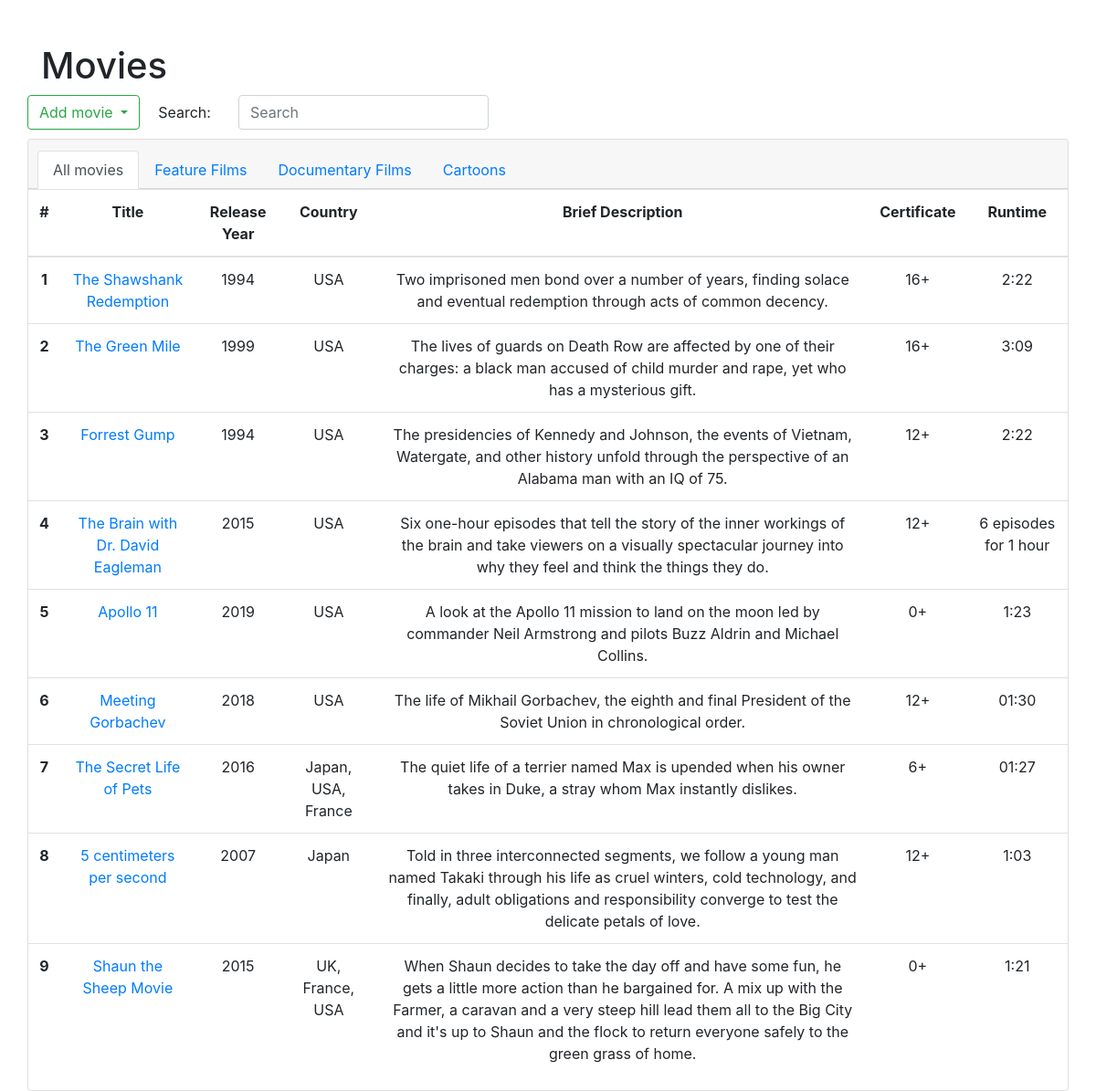
The page / on the database its author committed.
### tables this page shows
CREATE TABLE feature_films(
    id TEXT PRIMARY KEY,
    title TEXT NOT NULL,
    release_year INTEGER NOT NULL CHECK ( release_year > 1894 AND release_year < 2025 ),
    country TEXT NOT NULL,
    director TEXT NOT NULL,
    main_roles TEXT NOT NULL,
    genres TEXT NOT NULL,
    box_office INTEGER NOT NULL,
    brief_description TEXT NOT NULL,
    certificate TEXT NOT NULL,
    runtime TEXT NOT NULL,
    tags TEXT NOT NULL
);

CREATE TABLE documentary_films(
    id TEXT PRIMARY KEY,
    title TEXT NOT NULL,
    release_year INTEGER NOT NULL CHECK ( release_year > 1894 AND release_year < 2025 ),
    country TEXT NOT NULL,
    director TEXT NOT NULL,
    category TEXT NOT NULL,
    brief_description TEXT NOT NULL,
    certificate TEXT NOT NULL,
    runtime TEXT NOT NULL,
    tags TEXT NOT NULL
);

CREATE TABLE cartoons(
    id TEXT PRIMARY KEY,
    title TEXT NOT NULL,
    release_year INTEGER NOT NULL CHECK ( release_year > 1894 AND release_year < 2025 ),
    country TEXT NOT NULL,
    method_of_creation TEXT NOT NULL,
    director TEXT NOT NULL,
    genres TEXT NOT NULL,
    brief_description TEXT NOT NULL,
    certificate TEXT NOT NULL,
    duration TEXT NOT NULL,
    runtime TEXT NOT NULL,
    tags TEXT NOT NULL
);

### app/main.py (the view)
    @app.route("/", methods=['GET'])
    def index():
        films = db_films.get_films(db_films.open_db(db_url))
        search = request.args.get('search')
        if search:
            results = db_films.search_films_by_title(db_films.open_db(db_url), search)
            return render_template('index.html', film=results, search=search)
        return render_template('index.html', films=films)

### app/db_films.py (called while the page is built)
def open_db(url):
    db = sqlite3.connect(url)
    db.row_factory = sqlite3.Row
    return db

### app/templates/index.html (shortened to what this page needs)
<!doctype html>
<html lang="en">
<head>
    <link rel="stylesheet" href="https://stackpath.bootstrapcdn.com/bootstrap/4.3.1/css/bootstrap.min.css"
>
</head>
<body>
<div class="container">
    <div class="row">
        <div class="col pt-5">
            <h1>Movies</h1>
            <div class="row" style="margin-bottom: 10px">
                <div class="dropdown" style="margin-right: 5px">
                    <button class="btn btn-outline-success dropdown-toggle" type="button" id="dropdownMenuButton"
                            data-toggle="dropdown" aria-haspopup="true" aria-expanded="false">Add movie
                    </button>
                </div>
                <div><label for="search" class="col-sm-6 col-form-label">Search:</label></div>
                <form>
                <div class="col-md-12">
                    <input name="search" value="{{ search }}" type="search" class="form-control" id="search"
                           placeholder="Search">
                </div>
                </form>
            </div>
        </div>
            <div class="card text-center">
                <div class="card-header">
                    <ul class="nav nav-tabs card-header-tabs">
                        <li class="nav-item">
                            <a class="nav-link active" href="#">All movies</a>
                        </li>
                        <li class="nav-item">
                            <a class="nav-link" href="{{ url_for('index_feature') }}">Feature Films</a>
                        </li>
                        <li class="nav-item">
                            <a class="nav-link" href="{{ url_for('index_documentary') }}">Documentary Films</a>
                        </li>
                        <li class="nav-item">
                            <a class="nav-link" href="{{ url_for('index_cartoons') }}">Cartoons</a>
                        </li>
                    </ul>
              </div>
            <table class="table">
                <thread>
                    <tr>
                        <th scope="col">#</th>
                        <th scope="col">Title</th>
                        <th scope="col">Release Year</th>
                        <th scope="col">Country</th>
                        <th scope="col">Brief Description</th>
                        <th scope="col">Certificate</th>
                        <th scope="col">Runtime</th>
                    </tr>
                </thread>
                <tbody>
                {% for film in films %}
                    <tr>
                        <th scope="row">{{ loop.index }}</th>
                        <td><a href="{{ film | film_sublink }}/{{ film.id }}">{{ film.title }}</a></td>
                        <td>{{ film.release_year }}</td>
                        <td>{{ film.country }}</td>
                        <td>{{ film.brief_description }}</td>
                        <td>{{ film.certificate }}</td>
                        <td>{{ film.runtime }}</td>
                    </tr>
                {% endfor %}
                </tbody>
            </table>
        </div>
    </div>
</div>
</body>
</html>

### rows shown on the page
feature_films: title "The Shawshank Redemption", release_year "1994", country "USA", brief_description "Two imprisoned men bond over a number of years, finding solace and eventual redemption through acts of common decency.", certificate "16+", runtime "2:22"
feature_films: title "The Green Mile", release_year "1999", country "USA", brief_description "The lives of guards on Death Row are affected by one of their charges: a black man accused of child murder and rape, yet who has a mysterious gift.", certificate "16+", runtime "3:09"
feature_films: title "Forrest Gump", release_year "1994", country "USA", brief_description "The presidencies of Kennedy and Johnson, the events of Vietnam, Watergate, and other history unfold through the perspective of an Alabama man with an IQ of 75.", certificate "12+", runtime "2:22"
documentary_films: title "The Brain with Dr. David Eagleman", release_year "2015", country "USA", brief_description "Six one-hour episodes that tell the story of the inner workings of the brain and take viewers on a visually spectacular journey into why they feel and think the things they do.", certificate "12+", runtime "6 episodes for 1 hour"
documentary_films: title "Apollo 11", release_year "2019", country "USA", brief_description "A look at the Apollo 11 mission to land on the moon led by commander Neil Armstrong and pilots Buzz Aldrin and Michael Collins.", certificate "0+", runtime "1:23"
documentary_films: title "Meeting Gorbachev", release_year "2018", country "USA", brief_description "The life of Mikhail Gorbachev, the eighth and final President of the Soviet Union in chronological order.", certificate "12+", runtime "01:30"
cartoons: title "The Secret Life of Pets", release_year "2016", country "Japan, USA, France", brief_description "The quiet life of a terrier named Max is upended when his owner takes in Duke, a stray whom Max instantly dislikes.", certificate "6+", runtime "01:27"
cartoons: title "5 centimeters per second", release_year "2007", country "Japan", brief_description "Told in three interconnected segments, we follow a young man named Takaki through his life as cruel winters, cold technology, and finally, adult obligations and responsibility converge to test the delicate petals of love.", certificate "12+", runtime "1:03"
cartoons: title "Shaun the Sheep Movie", release_year "2015", country "UK, France, USA", brief_description "When Shaun decides to take the day off and have some fun, he gets a little more action than he bargained for. A mix up with the Farmer, a caravan and a very steep hill lead them all to the Big City and it's up to Shaun and the flock to return everyone safely to the green grass of home.", certificate "0+", runtime "1:21"
